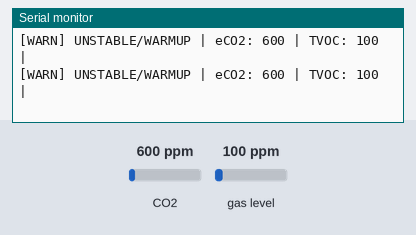
The sketch below on a simulated Arduino Uno, built for the host (arithmetic inside an expression is 32-bit, double 64-bit). On the bench: the last lines printed to the serial monitor. The inputs (shaded band) are chosen by the test bench; at power-on: CO2 600 ppm, gas level 100 ppm.

Above: at 2.8 s.
2.9 s: CO2 set to 452 ppm
At 3.5 s:
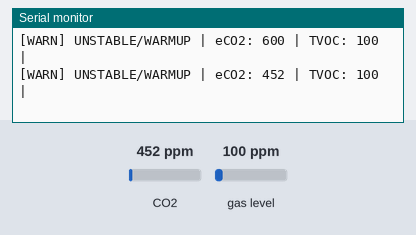
4.4 s: gas level set to 20 ppm
At 5.7 s:
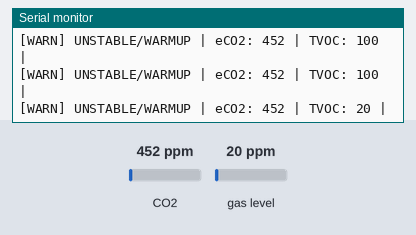
5.9 s: CO2 set to 1050 ppm
At 6.8 s:
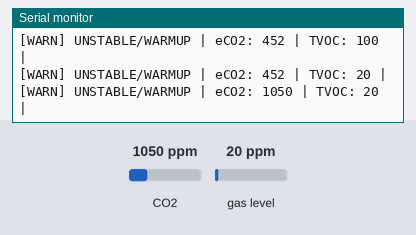
Timing chart, 0 to 8.9 s (numbered marks = the images above; inputs shaded):
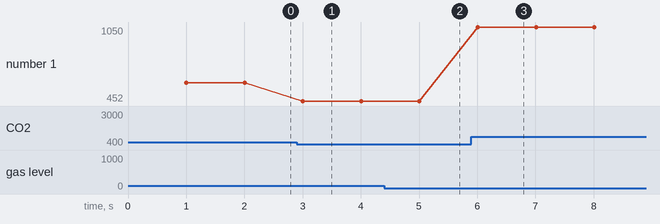

The sketch:

Task3.ino
```cpp
// Task 3: Air Quality Monitoring with SGP30


#include <Adafruit_SGP30.h>

// --- Objects ---
Adafruit_SGP30 sgp;

// --- Timing ---
// TODO: define sampling interval (1 second)
unsigned long lastSample = 0;
const int SerialDelay = 1000; // 2000ms = 2sec

// --- Warm-up ---
// TODO: define warm-up duration (15 seconds)
#define warmupduration 15000
unsigned long startwarmup = 0.0;
// TODO: maintain a warm-up state indicator
bool warmupstate = true;

void setup() {
    Serial.begin(115200);
    while (!Serial && millis() < 3000);

    // TODO: initialize the sensor and handle initialization failure
    sgp.begin();

    // TODO: start air quality measurements
    if (!sgp.IAQinit()) {
        Serial.println("[ERROR] IAQ Sensor not initialized ");
    }
    sgp.softReset();

    // TODO: record system start time
    startwarmup = millis();

}

void loop() {
    unsigned long now = millis();
    if (warmupstate && (now - startwarmup) > warmupduration) {
        warmupstate = false;
    }
    // TODO: implement periodic sampling at 1 Hz using millis()
    if (now - lastSample >= SerialDelay) {
        if (!sgp.IAQmeasure()) {
            Serial.println("[WARN] Measurment Failure");
        }

        else {

            // TODO: perform a measurement and handle failure cases


            // TODO: update warm-up state based on elapsed time
            // Outside the if statement

            // TODO: output measurement results
            //       - indicate warm-up vs ready state
            //       - ensure correct formatting for integer values
            if (warmupstate) {
                Serial.print("[WARN] UNSTABLE/WARMUP");
            }
            Serial.print(" | eCO2: ");
            Serial.print(sgp.eCO2);
            Serial.print(" | TVOC: ");
            Serial.print(sgp.TVOC);
            Serial.println(" |");
        }
        lastSample = millis();
    }
}
```

Measured:
- after the input at 2.9 s, the serial monitor: prints a new line after 0.10 s (image 1)
- after the input at 4.4 s, the serial monitor: prints a new line after 0.61 s (image 2)
- after the input at 5.9 s, the serial monitor: prints a new line after 0.11 s (image 3)
- plotted number 1: 600 → 452 after the input at 2.9 s, 452 → 1050 after the input at 5.9 s
